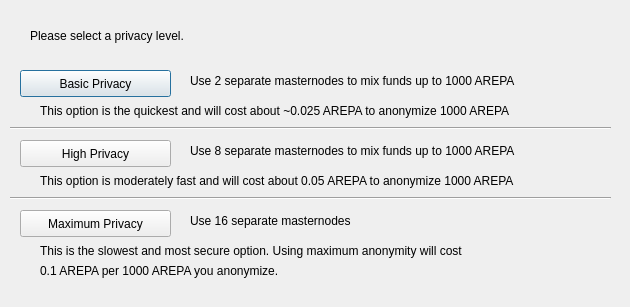
<?xml version="1.0" encoding="UTF-8"?>
<ui version="4.0">
 <class>DarksendConfig</class>
 <widget class="QDialog" name="DarksendConfig">
  <property name="geometry">
   <rect>
    <x>0</x>
    <y>0</y>
    <width>630</width>
    <height>307</height>
   </rect>
  </property>
  <property name="windowTitle">
   <string>Configure PrivateSend</string>
  </property>
  <widget class="QPushButton" name="buttonBasic">
   <property name="geometry">
    <rect>
     <x>20</x>
     <y>70</y>
     <width>151</width>
     <height>27</height>
    </rect>
   </property>
   <property name="text">
    <string>Basic Privacy</string>
   </property>
  </widget>
  <widget class="QPushButton" name="buttonHigh">
   <property name="geometry">
    <rect>
     <x>20</x>
     <y>140</y>
     <width>151</width>
     <height>27</height>
    </rect>
   </property>
   <property name="text">
    <string>High Privacy</string>
   </property>
  </widget>
  <widget class="QPushButton" name="buttonMax">
   <property name="geometry">
    <rect>
     <x>20</x>
     <y>210</y>
     <width>151</width>
     <height>27</height>
    </rect>
   </property>
   <property name="text">
    <string>Maximum Privacy</string>
   </property>
  </widget>
  <widget class="QLabel" name="label">
   <property name="geometry">
    <rect>
     <x>30</x>
     <y>20</y>
     <width>571</width>
     <height>31</height>
    </rect>
   </property>
   <property name="text">
    <string>Please select a privacy level.</string>
   </property>
  </widget>
  <widget class="QLabel" name="label_2">
   <property name="geometry">
    <rect>
     <x>190</x>
     <y>70</y>
     <width>421</width>
     <height>21</height>
    </rect>
   </property>
   <property name="text">
    <string>Use 2 separate masternodes to mix funds up to 1000 AREPA</string>
   </property>
  </widget>
  <widget class="QLabel" name="label_3">
   <property name="geometry">
    <rect>
     <x>190</x>
     <y>140</y>
     <width>411</width>
     <height>21</height>
    </rect>
   </property>
   <property name="text">
    <string>Use 8 separate masternodes to mix funds up to 1000 AREPA</string>
   </property>
  </widget>
  <widget class="QLabel" name="label_4">
   <property name="geometry">
    <rect>
     <x>190</x>
     <y>210</y>
     <width>421</width>
     <height>21</height>
    </rect>
   </property>
   <property name="text">
    <string>Use 16 separate masternodes</string>
   </property>
  </widget>
  <widget class="QLabel" name="label_6">
   <property name="geometry">
    <rect>
     <x>40</x>
     <y>100</y>
     <width>561</width>
     <height>21</height>
    </rect>
   </property>
   <property name="text">
    <string>This option is the quickest and will cost about ~0.025 AREPA to anonymize 1000 AREPA</string>
   </property>
  </widget>
  <widget class="QLabel" name="label_7">
   <property name="geometry">
    <rect>
     <x>40</x>
     <y>170</y>
     <width>561</width>
     <height>21</height>
    </rect>
   </property>
   <property name="text">
    <string>This option is moderately fast and will cost about 0.05 AREPA to anonymize 1000 AREPA</string>
   </property>
  </widget>
  <widget class="QLabel" name="label_8">
   <property name="geometry">
    <rect>
     <x>40</x>
     <y>240</y>
     <width>561</width>
     <height>21</height>
    </rect>
   </property>
   <property name="text">
    <string>This is the slowest and most secure option. Using maximum anonymity will cost</string>
   </property>
  </widget>
  <widget class="QLabel" name="label_9">
   <property name="geometry">
    <rect>
     <x>40</x>
     <y>260</y>
     <width>561</width>
     <height>21</height>
    </rect>
   </property>
   <property name="text">
    <string>0.1 AREPA per 1000 AREPA you anonymize.</string>
   </property>
  </widget>
  <widget class="Line" name="line">
   <property name="geometry">
    <rect>
     <x>10</x>
     <y>120</y>
     <width>601</width>
     <height>16</height>
    </rect>
   </property>
   <property name="orientation">
    <enum>Qt::Horizontal</enum>
   </property>
  </widget>
  <widget class="Line" name="line_2">
   <property name="geometry">
    <rect>
     <x>10</x>
     <y>190</y>
     <width>601</width>
     <height>16</height>
    </rect>
   </property>
   <property name="orientation">
    <enum>Qt::Horizontal</enum>
   </property>
  </widget>
 </widget>
 <resources/>
 <connections/>
</ui>
